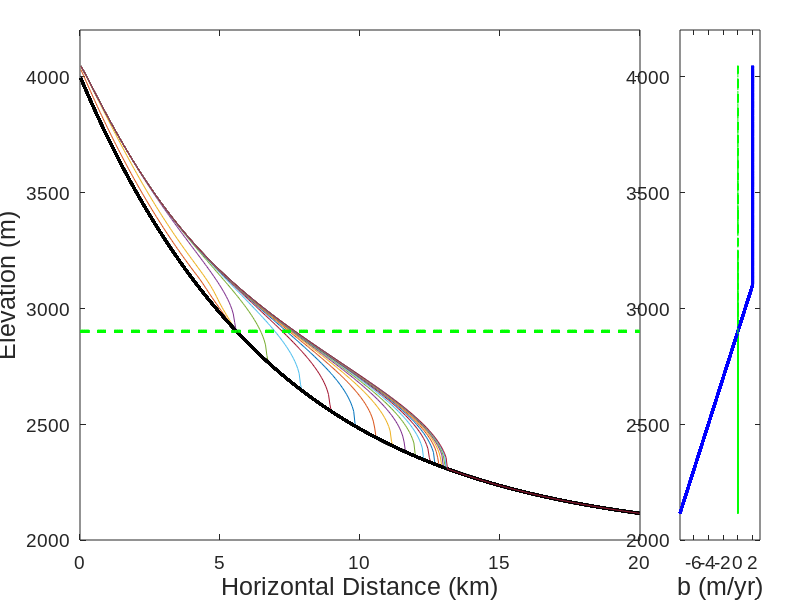
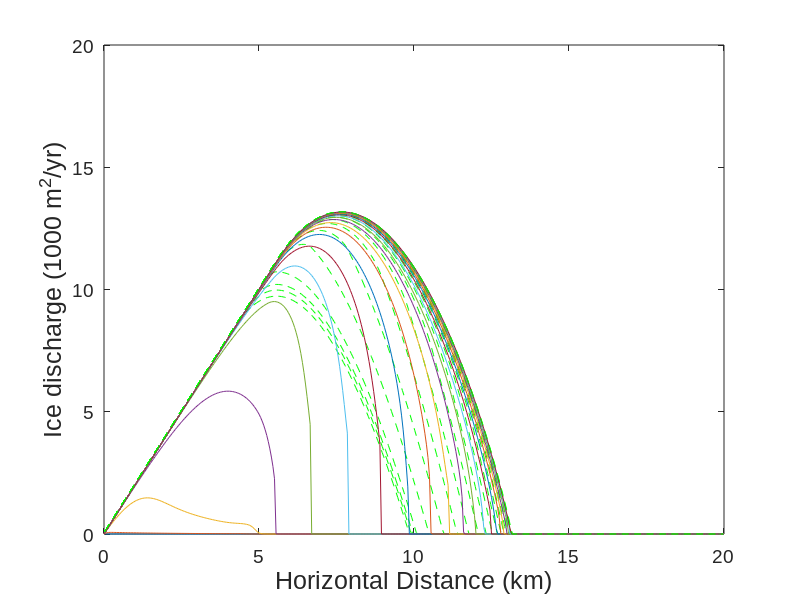

Reproduce these figures in MATLAB, in order.
% 1-D staggered-grid glacier modelwith cole
% initially written june 12 2015 rsa and cole
% cleaned up for the modeling class
% all units in SI units

clearvars
figure(1)
clf
figure(2)
clf

%% initialize
rho_i = 917;
g     = 9.81;
A     = 2.1e-16; % Pa-3 yr-1

% initial topography
zbmax = 4000;
zbmin = 2000;
xstar = 7000;

dx = 50;
xmax = 20000;
x = dx/2:dx:xmax-(dx/2);
xedge = 0:dx:xmax;

zb = zbmin+(zbmax-zbmin)*exp(-x/xstar);
H = zeros(size(x));
%Hedge = zeros(size(xedge));
z = zb+H;

% now set up meteorology
ELA = 2900;
dbdz = 0.01;
bcap = 2.0; % m/yr
b = dbdz*(z-ELA);
b = min(b,bcap);

dt = 0.001;
tmax = 400;

t = 0:dt:tmax;
imax = length(t);
nplots = 20;
tplot = tmax/nplots;

nframe = 0;

%% run

for i = 1:imax
    
b = dbdz*(z-ELA); % local net balance calculated at cell centers at ice surface
b = min(b,bcap);
Hedge = H(1:end-1)+0.5*diff(H); % interpolates ice thickness to cell edges
S = abs(diff(z)/dx); % slope of ice surface calculated at cell edges

Q = (A/5).*((rho_i*g*S).^3).*(Hedge.^5); % ice discharge due to internal deformation
Q = [0 Q 0]; %takes care of boundary conditions

dHdt = b - (diff(Q)/dx); % ice continuity
H = H + (dHdt*dt); %updates ice thickness
H = max(H,0);

z = zb+H; %updates topography

% now for some plotting
if rem(t(i),tplot)==0
    nframe=nframe+1;

    figure(1)
    %subplot(1,2,1)
    subplot('position',[0.1 0.1 0.7 0.85])
        %subplot('position',[left bottom width height])
    plot(x/1000,zb,'k','linewidth',2)
    hold on
    plot(x/1000,z)
    plot(x/1000,ELA*ones(size(x)),'g--','linewidth',2)
    axis([0 xmax/1000 zbmin zbmax+200])
    xlabel('Horizontal Distance (km)','fontname','arial','fontsize',18)
    ylabel('Elevation (m)','fontname','arial','fontsize',18)
    set(gca,'fontsize',14,'fontname','arial')
    
    %subplot(1,2,2)
    subplot('position',[0.85 0.1 0.1 0.85])
    plot(b,z,'b','linewidth',2)
    hold on
    plot(zeros(size(z)),z,'g--')
    axis([min(b) 1.5*bcap zbmin zbmax+200])
    xlabel('b (m/yr)','fontname','arial','fontsize',18)
    %ylabel('Elevation (m)','fontname','arial','fontsize',18)
    set(gca,'fontsize',14,'fontname','arial')
    
    Qanal = cumsum(b)*dx; %analytic solution for ss ice discharge
    Qanal = max(Qanal,0);
    
    figure(2)
    plot(xedge/1000,Q/1000)
    hold on
    plot(x/1000,Qanal/1000,'g--')
    axis([0 xmax/1000 0 bcap*xmax/2000])
    xlabel('Horizontal Distance (km)','fontname','arial','fontsize',18)
    ylabel('Ice discharge (1000 m^2/yr)','fontname','arial','fontsize',18)
    set(gca,'fontsize',14,'fontname','arial')
    pause(0.2)
        
end

end



%% finalize



